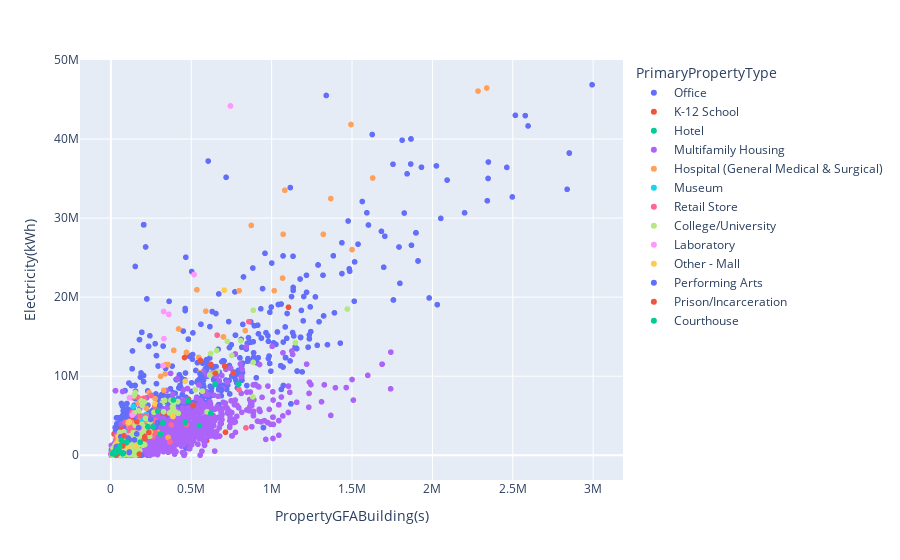

Here is the notebook cell this chart was saved with:
### Code cell
import plotly.express as px

px.scatter(df_nyc_renamed, x='PropertyGFABuilding(s)', y='Electricity(kWh)', color='PrimaryPropertyType')

### Figure 1 — Plotly figure (JSON) as saved in the notebook; plotly's stock layout.template omitted (floating-point values rounded to 4 significant figures; data arrays with more than 128 entries replaced by an {"elided": "..."} marker saying what was removed)
{"data": [{"hovertemplate": "PrimaryPropertyType=Office<br>PropertyGFABuilding(s)=%{x}<br>Electricity(kWh)=%{y}<extra></extra>", "legendgroup": "Office", "marker": {"color": "#636efa", "symbol": "circle"}, "mode": "markers", "name": "Office", "showlegend": true, "type": "scattergl", "x": {"elided": "2686 int values"}, "xaxis": "x", "y": {"elided": "2686 float values"}, "yaxis": "y"}, {"hovertemplate": "PrimaryPropertyType=K-12 School<br>PropertyGFABuilding(s)=%{x}<br>Electricity(kWh)=%{y}<extra></extra>", "legendgroup": "K-12 School", "marker": {"color": "#EF553B", "symbol": "circle"}, "mode": "markers", "name": "K-12 School", "showlegend": true, "type": "scattergl", "x": {"elided": "1508 int values"}, "xaxis": "x", "y": {"elided": "1508 float values"}, "yaxis": "y"}, {"hovertemplate": "PrimaryPropertyType=Hotel<br>PropertyGFABuilding(s)=%{x}<br>Electricity(kWh)=%{y}<extra></extra>", "legendgroup": "Hotel", "marker": {"color": "#00cc96", "symbol": "circle"}, "mode": "markers", "name": "Hotel", "showlegend": true, "type": "scattergl", "x": {"elided": "240 int values"}, "xaxis": "x", "y": {"elided": "240 float values"}, "yaxis": "y"}, {"hovertemplate": "PrimaryPropertyType=Multifamily Housing<br>PropertyGFABuilding(s)=%{x}<br>Electricity(kWh)=%{y}<extra></extra>", "legendgroup": "Multifamily Housing", "marker": {"color": "#ab63fa", "symbol": "circle"}, "mode": "markers", "name": "Multifamily Housing", "showlegend": true, "type": "scattergl", "x": {"elided": "21463 int values"}, "xaxis": "x", "y": {"elided": "21463 float values"}, "yaxis": "y"}, {"hovertemplate": "PrimaryPropertyType=Hospital (General Medical & Surgical)<br>PropertyGFABuilding(s)=%{x}<br>Electricity(kWh)=%{y}<extra></extra>", "legendgroup": "Hospital (General Medical & Surgical)", "marker": {"color": "#FFA15A", "symbol": "circle"}, "mode": "markers", "name": "Hospital (General Medical & Surgical)", "showlegend": true, "type": "scattergl", "x": [64600, 292230, 64600, 68787, 80844, 75600, 1493589, 190934, 873000, 590371, 171780, 237110, 700000, 51233, 328782, 280432, 700000, 2283765, 1016171, 1321320, 113300, 131748, 338424, 308789, 340155, 554128, 535000, 71500, 355550, 67925, 546365, 797600, 130794, 1628485, 1081800, 836000, 1071600, 1068030, 2337842, 274509, 1367905, 81613, 390975, 131748, 469730, 99526, 68952, 224650, 625000, 207000, 78620, 137200, 1500000, 220240, 172268, 469730, 99526, 68952, 224650, 625000, 207000, 78620, 137200, 172268, 67925, 546365, 81613, 390975, 68952, 469730, 99526, 68952, 224650, 625000, 207000, 78620, 137200, 35854, 68952, 554128, 355740, 355740, 421234, 421234], "xaxis": "x", "y": [1926000.0, 2910000.0, 1926000.0, 1521000.0, 1103000.0, 663300.0, 41841652, 7138000.0, 29073618, 18230601, 6601000.0, 7938000.0, 14970000.0, 2479000.0, 8226597, 6345000.0, 14970000.0, 46070000.0, 20820000.0, 27950000.0, 3610702, 4105000.0, 10300000.0, 9973000.0, 11470000.0, 10430000.0, 20933599, 2608000.0, 11471421, 246600.0, 12370000.0, 20820000.0, 3668000.0, 35080000.0, 33520000.0, 15766400, 27950000.0, 22410000.0, 46455595, 7158000.0, 32470000.0, 847600.0, 13270000.0, 4105000.0, 13000000.0, 2018000.0, 1903000.0, 4377000.0, 10330000.0, 4717693, 1153000.0, 3148000.0, 26020000.0, 5949000.0, 4314000.0, 13000000.0, 2018000.0, 1903000.0, 4377000.0, 10330000.0, 4717693, 1153000.0, 3148000.0, 4302000.0, 246600.0, 12370000.0, 847600.0, 13270000.0, 1903000.0, 13000000.0, 2018000.0, 1903000.0, 4377000.0, 10330000.0, 4717693, 1153000.0, 3148000.0, 308000.0, 1903000.0, 10430000.0, 2244000.0, 2244000.0, 15980000.0, 15980000.0], "yaxis": "y"}, {"hovertemplate": "PrimaryPropertyType=Museum<br>PropertyGFABuilding(s)=%{x}<br>Electricity(kWh)=%{y}<extra></extra>", "legendgroup": "Museum", "marker": {"color": "#19d3f3", "symbol": "circle"}, "mode": "markers", "name": "Museum", "showlegend": true, "type": "scattergl", "x": [220000, 85000, 85000, 140000, 125362, 45000, 56184, 56184, 113915, 140000, 110000, 13022, 97700, 105000, 172000, 110000, 46600, 24000, 65620, 32862, 82000, 14901, 70000, 197509, 197509, 218349], "xaxis": "x", "y": [5152000.0, 1706000.0, 1706000.0, 6190000.0, 3449000.0, 380600.0, 184900.0, 184900.0, 3039000.0, 1250000.0, 2302000.0, 82760, 2447000.0, 1515000.0, 2890000.0, 4171000.0, 812200.0, 38400, 2352000.0, 1190000.0, 2895000.0, 111760, 2698000.0, 4489000.0, 4966000.0, 3189000.0], "yaxis": "y"}, {"hovertemplate": "PrimaryPropertyType=Retail Store<br>PropertyGFABuilding(s)=%{x}<br>Electricity(kWh)=%{y}<extra></extra>", "legendgroup": "Retail Store", "marker": {"color": "#FF6692", "symbol": "circle"}, "mode": "markers", "name": "Retail Store", "showlegend": true, "type": "scattergl", "x": {"elided": "263 int values"}, "xaxis": "x", "y": {"elided": "263 float values"}, "yaxis": "y"}, {"hovertemplate": "PrimaryPropertyType=College/University<br>PropertyGFABuilding(s)=%{x}<br>Electricity(kWh)=%{y}<extra></extra>", "legendgroup": "College/University", "marker": {"color": "#B6E880", "symbol": "circle"}, "mode": "markers", "name": "College/University", "showlegend": true, "type": "scattergl", "x": {"elided": "690 int values"}, "xaxis": "x", "y": {"elided": "690 float values"}, "yaxis": "y"}, {"hovertemplate": "PrimaryPropertyType=Laboratory<br>PropertyGFABuilding(s)=%{x}<br>Electricity(kWh)=%{y}<extra></extra>", "legendgroup": "Laboratory", "marker": {"color": "#FF97FF", "symbol": "circle"}, "mode": "markers", "name": "Laboratory", "showlegend": true, "type": "scattergl", "x": [743935, 327993, 91193, 743935, 327993, 91193, 116189, 517490, 116189, 517490, 34329, 360423, 330000, 324505, 132500, 180000, 116189, 180000, 180000, 180000, 180000, 360423], "xaxis": "x", "y": [44190000.0, 18190000.0, 2533000.0, 44190000.0, 18190000.0, 2533000.0, 7282000.0, 22860000.0, 7282000.0, 22860000.0, 710600.0, 17820000.0, 14750000.0, 11340000.0, 5071000.0, 3407000.0, 7282000.0, 3407000.0, 3407000.0, 3407000.0, 3407000.0, 17820000.0], "yaxis": "y"}, {"hovertemplate": "PrimaryPropertyType=Other - Mall<br>PropertyGFABuilding(s)=%{x}<br>Electricity(kWh)=%{y}<extra></extra>", "legendgroup": "Other - Mall", "marker": {"color": "#FECB52", "symbol": "circle"}, "mode": "markers", "name": "Other - Mall", "showlegend": true, "type": "scattergl", "x": [33736, 275000, 29000, 275000, 29000, 154000, 54000, 275000, 29000, 108283, 104700, 244500, 15000, 13125, 30000, 705201, 705201, 25232, 25232, 43302, 47500, 48708, 47500, 44950, 42000, 462414, 386000, 79800, 386000, 33612, 45000, 35000, 35000, 42486, 52200, 35000, 45000, 35000, 35000, 45000, 35000, 35000, 45000, 35000], "xaxis": "x", "y": [281200.0, 6490000.0, 732300.0, 6490000.0, 732300.0, 1188000.0, 1106000.0, 6490000.0, 732300.0, 4152000.0, 1126000.0, 2945000.0, 268660, 228240, 758600.0, 20890000.0, 20890000.0, 378300.0, 378300.0, 314600.0, 425630, 2111000.0, 425630, 720133, 525700.0, 9358000.0, 4905000.0, 1599000.0, 4905000.0, 493100.0, 2383000.0, 1469000.0, 621400.0, 1177000.0, 1061000.0, 1469000.0, 2383000.0, 621400.0, 1469000.0, 2383000.0, 621400.0, 1469000.0, 2383000.0, 621400.0], "yaxis": "y"}, {"hovertemplate": "PrimaryPropertyType=Performing Arts<br>PropertyGFABuilding(s)=%{x}<br>Electricity(kWh)=%{y}<extra></extra>", "legendgroup": "Performing Arts", "marker": {"color": "#636efa", "symbol": "circle"}, "mode": "markers", "name": "Performing Arts", "showlegend": true, "type": "scattergl", "x": [115720, 146865, 161000, 56934, 279000, 114829, 172422, 685050, 292620, 554658, 114829, 172422, 685050, 292620, 554658, 107229, 18310, 42022, 304000, 247480, 32498, 16962, 61420, 77000, 49500, 27922, 33250, 27000, 26750, 191032, 40110, 30080, 40000, 36000, 49500, 27922, 33250, 27000, 26750, 40110, 30080, 40000, 36000, 49500, 27922, 33250, 27000, 26750, 40110, 30080, 40000, 36000, 95436, 113373, 279000, 33100, 279000, 34000, 26500, 38000, 34000, 26500], "xaxis": "x", "y": [1949000.0, 1941000.0, 2697000.0, 1174000.0, 3546000.0, 402960, 3488000.0, 8350000.0, 4137000.0, 10300000.0, 402960, 3488000.0, 8350000.0, 4137000.0, 10300000.0, 2181000.0, 370200.0, 821600.0, 6296000.0, 4533000.0, 856400.0, 363400.0, 2342000.0, 277323, 473300.0, 491800.0, 408476, 237000.0, 459500.0, 1426.0, 705900.0, 627900.0, 198400.0, 1107000.0, 473300.0, 491800.0, 408476, 237000.0, 459500.0, 705900.0, 627900.0, 198400.0, 1107000.0, 473300.0, 491800.0, 408476, 237000.0, 459500.0, 705900.0, 627900.0, 198400.0, 1107000.0, 1584000.0, 350548, 3546000.0, 667800.0, 3546000.0, 1003000.0, 502700.0, 140330, 1066000.0, 502700.0], "yaxis": "y"}, {"hovertemplate": "PrimaryPropertyType=Prison/Incarceration<br>PropertyGFABuilding(s)=%{x}<br>Electricity(kWh)=%{y}<extra></extra>", "legendgroup": "Prison/Incarceration", "marker": {"color": "#EF553B", "symbol": "circle"}, "mode": "markers", "name": "Prison/Incarceration", "showlegend": true, "type": "scattergl", "x": [38320, 161765, 210444, 236142, 1104830, 622200, 514000, 73895, 80800, 761071, 458000, 511207, 31333, 210444, 36450, 650300, 177554, 708047, 557000], "xaxis": "x", "y": [158100.0, 4238000.0, 2131000.0, 2893000.0, 18730000.0, 11480000.0, 6297000.0, 1174000.0, 2441000.0, 10370000.0, 12360000.0, 6304000.0, 27420, 2319000.0, 580200.0, 10360000.0, 155380, 11280000.0, 12000000.0], "yaxis": "y"}, {"hovertemplate": "PrimaryPropertyType=Courthouse<br>PropertyGFABuilding(s)=%{x}<br>Electricity(kWh)=%{y}<extra></extra>", "legendgroup": "Courthouse", "marker": {"color": "#00cc96", "symbol": "circle"}, "mode": "markers", "name": "Courthouse", "showlegend": true, "type": "scattergl", "x": [74000, 39150, 25700, 230035, 322300, 388800, 795700, 59300, 23116, 462260, 21500, 621817, 16194, 49500, 182000, 99000, 54300, 648000, 481000, 550000, 291589, 308200, 10400, 264100, 65874, 65874], "xaxis": "x", "y": [181600.0, 724400.0, 197160, 3609000.0, 4090000.0, 6994000.0, 9004000.0, 397200.0, 168880, 4126000.0, 387600, 5312000.0, 228880, 614400.0, 1643000.0, 1660000.0, 1112000.0, 9007000.0, 6890000.0, 3758000.0, 5563000.0, 2690000.0, 175640, 3573000.0, 1903000.0, 1903000.0], "yaxis": "y"}], "layout": {"legend": {"title": {"text": "PrimaryPropertyType"}, "tracegroupgap": 0}, "margin": {"t": 60}, "xaxis": {"anchor": "y", "domain": [0, 1], "title": {"text": "PropertyGFABuilding(s)"}}, "yaxis": {"anchor": "x", "domain": [0, 1], "title": {"text": "Electricity(kWh)"}}}}
